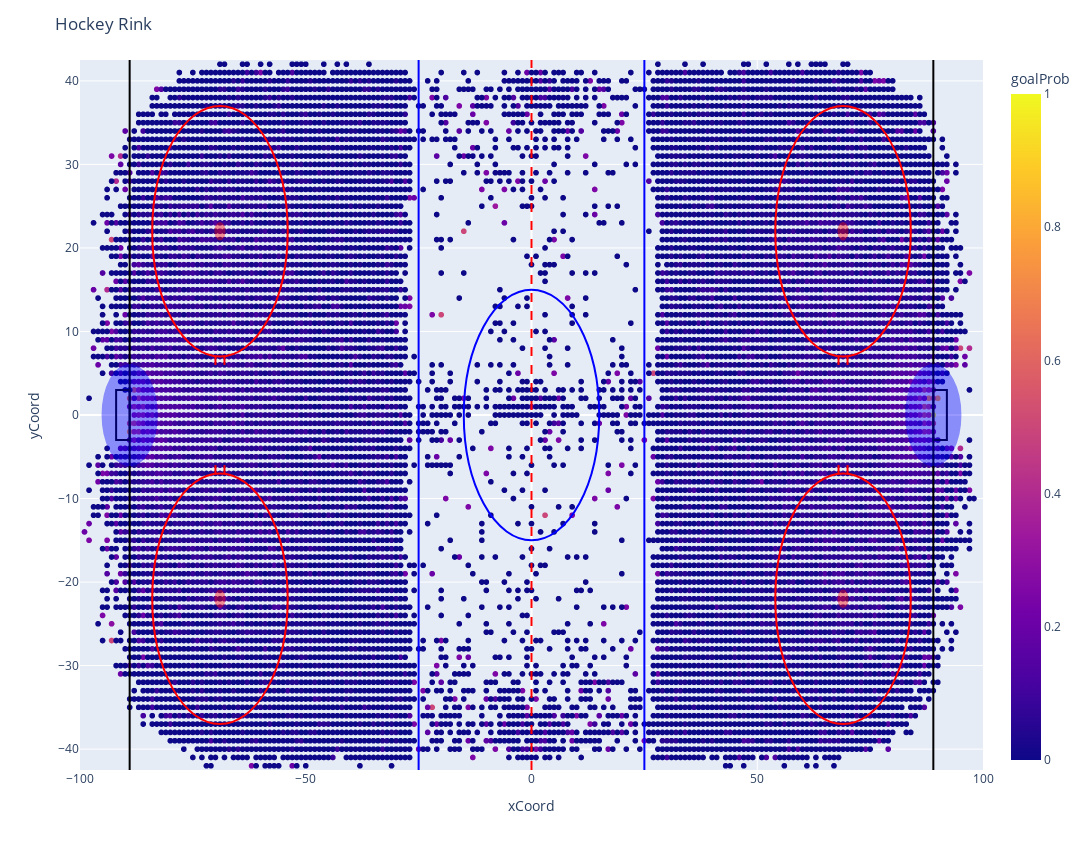

Notebook cell for this chart:
### Code cell
# Let's only look at locations with at least 3 shot attempts
filtered_shot_attempts = shot_attempts[shot_attempts['total_attempts'] >= 4]

rink = Rink(filtered_shot_attempts, 'goalProb')
rink.plot()

### Figure 1 — Plotly figure (JSON) as saved in the notebook; plotly's stock layout.template omitted (floating-point values rounded to 4 significant figures; data arrays with more than 128 entries replaced by an {"elided": "..."} marker saying what was removed)
{"data": [{"hovertemplate": "xCoord=%{x}<br>yCoord=%{y}<br>goalProb=%{marker.color}<extra></extra>", "legendgroup": "", "marker": {"color": {"elided": "11710 float values"}, "coloraxis": "coloraxis", "symbol": "circle"}, "mode": "markers", "name": "", "showlegend": false, "type": "scattergl", "x": {"elided": "11710 int values"}, "xaxis": "x", "y": {"elided": "11710 int values"}, "yaxis": "y"}], "layout": {"coloraxis": {"colorbar": {"title": {"text": "goalProb"}}, "colorscale": [[0, "#0d0887"], [0.1111, "#46039f"], [0.2222, "#7201a8"], [0.3333, "#9c179e"], [0.4444, "#bd3786"], [0.5556, "#d8576b"], [0.6667, "#ed7953"], [0.7778, "#fb9f3a"], [0.8889, "#fdca26"], [1, "#f0f921"]]}, "height": 850, "legend": {"tracegroupgap": 0}, "margin": {"t": 60}, "shapes": [{"line": {"color": "blue", "width": 2}, "type": "line", "x0": 25, "x1": 25, "y0": -42.5, "y1": 42.5}, {"line": {"color": "blue", "width": 2}, "type": "line", "x0": -25, "x1": -25, "y0": -42.5, "y1": 42.5}, {"line": {"color": "red", "dash": "dash", "width": 2}, "type": "line", "x0": 0, "x1": 0, "y0": -42.5, "y1": 42.5}, {"line": {"color": "blue", "width": 2}, "type": "circle", "x0": -15, "x1": 15, "y0": -15, "y1": 15}, {"line": {"color": "black", "width": 2}, "type": "line", "x0": 89, "x1": 89, "y0": -42.5, "y1": 42.5}, {"line": {"color": "black", "width": 2}, "type": "line", "x0": -89, "x1": -89, "y0": -42.5, "y1": 42.5}, {"line": {"color": "black", "width": 2}, "type": "rect", "x0": -92, "x1": -89, "y0": 3, "y1": -3}, {"line": {"color": "black", "width": 2}, "type": "rect", "x0": 89, "x1": 92, "y0": 3, "y1": -3}, {"fillcolor": "blue", "line": {"color": "blue", "width": 2}, "opacity": 0.4, "type": "circle", "x0": 83, "x1": 95, "y0": -6, "y1": 6}, {"fillcolor": "blue", "line": {"color": "blue", "width": 2}, "opacity": 0.4, "type": "circle", "x0": -95, "x1": -83, "y0": -6, "y1": 6}, {"fillcolor": "red", "line": {"color": "red", "width": 2}, "opacity": 0.4, "type": "circle", "x0": 68, "x1": 70, "y0": 21, "y1": 23}, {"line": {"color": "red", "width": 2}, "type": "circle", "x0": 54, "x1": 84, "y0": 7, "y1": 37}, {"line": {"color": "red", "width": 2}, "type": "line", "x0": 70, "x1": 70, "y0": 7, "y1": 6}, {"line": {"color": "red", "width": 2}, "type": "line", "x0": 68, "x1": 68, "y0": 7, "y1": 6}, {"fillcolor": "red", "line": {"color": "red", "width": 2}, "opacity": 0.4, "type": "circle", "x0": -70, "x1": -68, "y0": 21, "y1": 23}, {"line": {"color": "red", "width": 2}, "type": "circle", "x0": -84, "x1": -54, "y0": 7, "y1": 37}, {"line": {"color": "red", "width": 2}, "type": "line", "x0": -68, "x1": -68, "y0": 7, "y1": 6}, {"line": {"color": "red", "width": 2}, "type": "line", "x0": -70, "x1": -70, "y0": 7, "y1": 6}, {"fillcolor": "red", "line": {"color": "red", "width": 2}, "opacity": 0.4, "type": "circle", "x0": 68, "x1": 70, "y0": -23, "y1": -21}, {"line": {"color": "red", "width": 2}, "type": "circle", "x0": 54, "x1": 84, "y0": -37, "y1": -7}, {"line": {"color": "red", "width": 2}, "type": "line", "x0": 70, "x1": 70, "y0": -7, "y1": -6}, {"line": {"color": "red", "width": 2}, "type": "line", "x0": 68, "x1": 68, "y0": -7, "y1": -6}, {"fillcolor": "red", "line": {"color": "red", "width": 2}, "opacity": 0.4, "type": "circle", "x0": -70, "x1": -68, "y0": -23, "y1": -21}, {"line": {"color": "red", "width": 2}, "type": "circle", "x0": -84, "x1": -54, "y0": -37, "y1": -7}, {"line": {"color": "red", "width": 2}, "type": "line", "x0": -68, "x1": -68, "y0": -7, "y1": -6}, {"line": {"color": "red", "width": 2}, "type": "line", "x0": -70, "x1": -70, "y0": -7, "y1": -6}], "title": {"text": "Hockey Rink"}, "width": 2000, "xaxis": {"anchor": "y", "domain": [0, 1], "range": [-100, 100], "title": {"text": "xCoord"}}, "yaxis": {"anchor": "x", "domain": [0, 1], "range": [-42.5, 42.5], "title": {"text": "yCoord"}}}}
